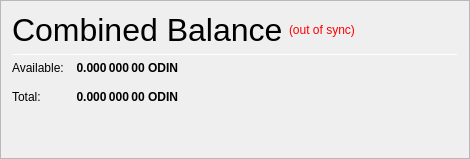
                   <widget class="QFrame" name="cardFrame_CombinedBalances">
                    <property name="minimumSize">
                     <size>
                      <width>470</width>
                      <height>0</height>
                     </size>
                    </property>
                    <property name="frameShape">
                     <enum>QFrame::StyledPanel</enum>
                    </property>
                    <property name="frameShadow">
                     <enum>QFrame::Raised</enum>
                    </property>
                    <layout class="QVBoxLayout" name="verticalLayout_5">
                     <item>
                      <layout class="QHBoxLayout" name="horizontalLayout_5" stretch="0,0,0">
                       <item>
                        <widget class="QLabel" name="heading1__combinedBalance">
                         <property name="minimumSize">
                          <size>
                           <width>0</width>
                           <height>20</height>
                          </size>
                         </property>
                         <property name="font">
                          <font>
                           <pointsize>24</pointsize>
                           <weight>50</weight>
                           <bold>false</bold>
                          </font>
                         </property>
                         <property name="toolTip">
                          <string>Combined Balance (including unconfirmed and immature coins)</string>
                         </property>
                         <property name="text">
                          <string>Combined Balance</string>
                         </property>
                        </widget>
                       </item>
                       <item>
                        <widget class="QLabel" name="labelWalletStatus">
                         <property name="cursor">
                          <cursorShape>WhatsThisCursor</cursorShape>
                         </property>
                         <property name="toolTip">
                          <string>The displayed information may be out of date. Your wallet automatically synchronizes with the ODIN network after a connection is established, but this process has not completed yet.</string>
                         </property>
                         <property name="styleSheet">
                          <string notr="true">QLabel { color: red; }</string>
                         </property>
                         <property name="text">
                          <string notr="true">(out of sync)</string>
                         </property>
                         <property name="alignment">
                          <set>Qt::AlignLeading|Qt::AlignLeft|Qt::AlignVCenter</set>
                         </property>
                        </widget>
                       </item>
                       <item>
                        <spacer name="horizontalSpacer_1">
                         <property name="orientation">
                          <enum>Qt::Horizontal</enum>
                         </property>
                         <property name="sizeHint" stdset="0">
                          <size>
                           <width>40</width>
                           <height>20</height>
                          </size>
                         </property>
                        </spacer>
                       </item>
                      </layout>
                     </item>
                     <item>
                      <widget class="Line" name="line_CombinedBalance">
                       <property name="minimumSize">
                        <size>
                         <width>0</width>
                         <height>1</height>
                        </size>
                       </property>
                       <property name="maximumSize">
                        <size>
                         <width>16777215</width>
                         <height>1</height>
                        </size>
                       </property>
                       <property name="orientation">
                        <enum>Qt::Horizontal</enum>
                       </property>
                      </widget>
                     </item>
                     <item>
                      <layout class="QGridLayout" name="gridLayout_3">
                       <property name="spacing">
                        <number>12</number>
                       </property>
                       <item row="1" column="0">
                        <widget class="QLabel" name="heading3__labelBalanceTextz">
                         <property name="text">
                          <string>Available:</string>
                         </property>
                        </widget>
                       </item>
                       <item row="1" column="1">
                        <widget class="QLabel" name="labelBalancez">
                         <property name="font">
                          <font>
                           <weight>75</weight>
                           <bold>true</bold>
                          </font>
                         </property>
                         <property name="cursor">
                          <cursorShape>IBeamCursor</cursorShape>
                         </property>
                         <property name="toolTip">
                          <string>Your current spendable balance</string>
                         </property>
                         <property name="text">
                          <string notr="true">0.000 000 00 ODIN</string>
                         </property>
                         <property name="alignment">
                          <set>Qt::AlignRight|Qt::AlignTrailing|Qt::AlignVCenter</set>
                         </property>
                         <property name="textInteractionFlags">
                          <set>Qt::LinksAccessibleByMouse|Qt::TextSelectableByKeyboard|Qt::TextSelectableByMouse</set>
                         </property>
                        </widget>
                       </item>
                       <item row="2" column="0">
                        <widget class="QLabel" name="heading3__labelTotalTextz">
                         <property name="text">
                          <string>Total:</string>
                         </property>
                        </widget>
                       </item>
                       <item row="2" column="1">
                        <widget class="QLabel" name="labelTotalz">
                         <property name="font">
                          <font>
                           <weight>75</weight>
                           <bold>true</bold>
                          </font>
                         </property>
                         <property name="cursor">
                          <cursorShape>IBeamCursor</cursorShape>
                         </property>
                         <property name="toolTip">
                          <string>Total Balance, including all unavailable coins.</string>
                         </property>
                         <property name="text">
                          <string notr="true">0.000 000 00 ODIN</string>
                         </property>
                         <property name="alignment">
                          <set>Qt::AlignRight|Qt::AlignTrailing|Qt::AlignVCenter</set>
                         </property>
                         <property name="textInteractionFlags">
                          <set>Qt::LinksAccessibleByMouse|Qt::TextSelectableByKeyboard|Qt::TextSelectableByMouse</set>
                         </property>
                        </widget>
                       </item>
                       <item row="2" column="3">
                        <spacer name="horizontalSpacer_2">
                         <property name="orientation">
                          <enum>Qt::Horizontal</enum>
                         </property>
                         <property name="sizeHint" stdset="0">
                          <size>
                           <width>40</width>
                           <height>20</height>
                          </size>
                         </property>
                        </spacer>
                       </item>
                      </layout>
                     </item>
                     <item>
                      <spacer name="verticalSpacer_1">
                       <property name="orientation">
                        <enum>Qt::Vertical</enum>
                       </property>
                       <property name="sizeHint" stdset="0">
                        <size>
                         <width>20</width>
                         <height>40</height>
                        </size>
                       </property>
                      </spacer>
                     </item>
                    </layout>
                   </widget>
